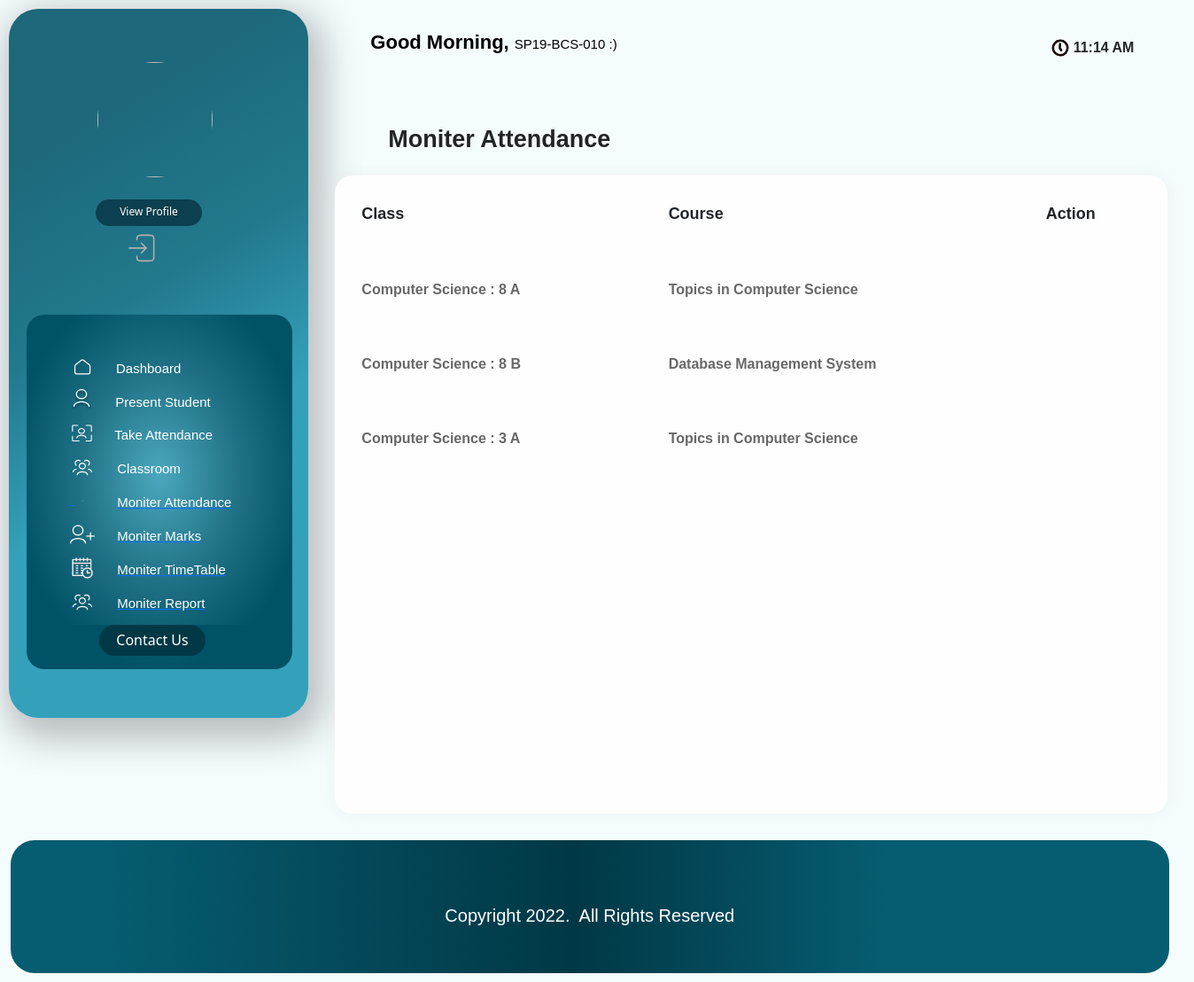
/teacher/CS03/41/Classes/ (signed in), run on the app's committed database.
### info/models.py (models this page shows, shortened)
class User(AbstractUser):
    @property
    def is_student(self):
        if hasattr(self, 'student'):
            return True
        return False

class Assign(models.Model):
    class_id = models.ForeignKey(Class, on_delete=models.CASCADE)
    course = models.ForeignKey(Course, on_delete=models.CASCADE)
    teacher = models.ForeignKey(Teacher, on_delete=models.CASCADE)
    class Meta:
        unique_together = (('course', 'class_id', 'teacher'),)

class Class(models.Model):
    id = models.CharField(primary_key='True', max_length=100)
    dept = models.ForeignKey(Dept, on_delete=models.CASCADE)
    section = models.CharField(max_length=100)
    sem = models.IntegerField()
    class Meta:
        verbose_name_plural = 'classes'
    def __str__(self):
        d = Dept.objects.get(name=self.dept)
        return '%s : %d %s' % (d.name, self.sem, self.section)

class Dept(models.Model):
    id = models.CharField(primary_key='True', max_length=100)
    name = models.CharField(max_length=200)
    def __str__(self):
        return self.name

class Course(models.Model):
    dept = models.ForeignKey(Dept, on_delete=models.CASCADE)
    id = models.CharField(primary_key='True', max_length=50)
    name = models.CharField(max_length=50)
    shortname = models.CharField(max_length=50, default='X')
    def __str__(self):
        return self.name

### info/views.py (the view)
# urls.py: path('teacher/<slug:teacher_id>/<int:choice>/Classes/', views.t_clas, name='t_clas'),
@login_required
def t_clas(request, teacher_id, choice):
    teacher1 = get_object_or_404(Teacher, id=teacher_id)
    return render(request, 'info/t_clas.html', {'teacher1': teacher1, 'choice': choice,'date': g, 'time': current_time})

### info/templates/info/t_clas.html (shortened to what this page needs)
<!DOCTYPE html>
<html lang="en">
<head>
     <link href="https://cdn.jsdelivr.net/npm/bootstrap@5.2.0-beta1/dist/css/bootstrap.min.css" rel="stylesheet">
</head>
<body style="background-color: rgba(245, 252, 253, 0.94)">
  <div    >
    <div class="maiin">
        <div class="upcnt">
            <div class="uplftcnt">
                <div class="primg">
                  <img src="/ImagesAttendance/{{ user.teacher.image }}" alt="">
                </div>
                <div class="prdet">
                    <div class="btnttl">
                      <a style="text-decoration:none ;" href="/viewprofile"><div  class="vp"> View Profile</div></a>
                    </div>
                    <div class="lgout" style="margin-left: 135px; margin-top: 0px; "><a href="{% url 'logout'%}"><img style=" width: 30px; height:50px;" src="/ImagesAttendance/info/images/lgout.svg" alt=""> </a></div>
                </div>
                <div class="navico">
                <div class="upici">
                  <a href="/index" style="color:white;text-decoration:none;">
                    <div class="icco">
                    <div class="icim"><img style="width: 26px; height:26px; "  src="/ImagesAttendance/info/images/House_02.svg"> </div>
                    <div class="icttl"> Dashboard</div>
                    </div>
                  </a>
                  <a href="/present_student" style="color:white;text-decoration:none;">
                    <div class="icco">
                    <div class="icim">&nbsp;<img style="width: 26px; height:25px; margin-left: -5px;"  src="/ImagesAttendance/info/images/prstu.svg"> </div>
                    <div class="icttl">Present Student </div>
                    </div>
                  </a>
                  <a href="/TakeAttendance" style="color:white;text-decoration:none;">
                    <div class="icco">
                    <div class="icim">&nbsp;<img style="width: 23px; height:23px; margin-left: -3px; "  src="/ImagesAttendance/info/images/tkatn.svg"> </div>
                    <div class="icttl">Take Attendance </div>
                    </div>
                  </a>
                  <a href="/class_room" style="color:white;text-decoration:none;">
                    <div class="icco">
                    <div class="icim">&nbsp;<img style="width: 28px; height:28px; margin-left: -5px;"  src="/ImagesAttendance/info/images/clsrm.svg"> </div>
                    <div class="icttl">Classroom</div>
                    </div>
                  </a>
                  <a href="{% url 't_clas' request.user.teacher.id 1 %}">
                      <div class="icco">
                          <div class="icim">&nbsp;<img style="width: 28px; height:28px; margin-left: -5px;"  src="/ImagesAttendance/info/images/editico.svg"> </div>
                          <div class="icttl">Moniter Attendance</div>
                          </div>
                    </a>
                    <a href="{% url 't_clas' request.user.teacher.id 2 %}">
                      <div class="icco">
                          <div class="icim">&nbsp;<img style="width: 28px; height:28px; margin-left: -5px;"  src="/ImagesAttendance/info/images/adstu.svg"> </div>
                          <div class="icttl">Moniter Marks</div>
                          </div>
                    </a>
                    <a href="{% url 't_timetable' request.user.teacher.id %}">
                      <div class="icco">
                      <div class="icim">&nbsp;<img style="width: 28px; height:28px; margin-left: -5px;"  src="/ImagesAttendance/info/images/ttbl.png"> </div>
                      <div class="icttl">Moniter TimeTable</div>
                      </div>
                   </a>
                   <a href="{% url 't_clas' request.user.teacher.id 3 %}">
                      <div class="icco">
                      <div class="icim">&nbsp;<img style="width: 28px; height:28px; margin-left: -5px;"  src="/ImagesAttendance/info/images/clsrm.svg"> </div>
                      <div class="icttl">Moniter Report</div>
                      </div>
                  </a>
                 </div>
                 <div style=" margin-top: -20px; background-color: transparent   " class="dwic"  >
                  <a style="text-decoration:none  ; background-color: #005266;" href="/contactus"> <div style="background-color: #013845;" class="cntus"><span>Contact Us</span> </div></a>
                </div>
               </div>
            </div>
            <div class="upritcnt">
                <div class="tagg">
                    <div class="greet">Good Morning,<span>{{request.user}} :)</span> </div>
                    <div class="timee">
                        <div class="timeeimg"> <img style="width: 20px; height:20px" src="/ImagesAttendance/info/images/tico.svg"></img> </div>
                        <div class="tym"> {{time}}</div>
                    </div>
                </div>
                <div class="Attendance">
                    <div class="titl">
                      <div>Moniter Attendance</div>
                    </div>
                    <div style="height: 90vh;" class="prescont">
                <table id="studnt" >
                    <thead >
                      <tr  >
                          <th style="font-size: 18px;" >Class</th>
                          <th style="font-size: 18px;">Course</th>
                          <th style="font-size: 18px;">Action</th>
                      </tr>
                    </thead>
                    {% for ass in teacher1.assign_set.all %}
                    <tbody>
                    <tr >
                        <td style="color: #686868;" ><b>{{ ass.class_id }}</b></td>
                        <td style="color: #686868;"><b>{{ ass.course }}</b></td>
                        <td>
                        </td>
                    </tr>
                            {% endfor %}
                  </tbody>
                </table>
              </div>
            </div>
        </div>
    </div>
    <div  class="dwncnt">
    <div class="cpr">Copyright 2022.&nbsp; All Rights Reserved</div>
    </div>
</div>
</div>
</body>
</html>

### info/templates/info/t_clas.html (style rules this page uses)
.maiin { display: flex; flex-direction: column; }
.upcnt { display: flex; }
.uplftcnt { height: 800px; width: 338.33px; margin: 10px; background: linear-gradient(328.91deg, rgba(0, 136, 168, 0.79) 38.23%, rgba(14, 108, 130, 0.912112) 59.45%, rgba(19, 97, 116, 0.958605) 83.69%); box-shadow: 7px 13px 42px 11px rgba(0, 0, 0, 0.25); border-radius: 33px; display: flex; flex-direction: column; }
.greet { font-family: 'Hammersmith One', sans-serif; font-weight: 600; font-size: 22px; line-height: 35px; text-align: center; margin-left: 60px; color: #000000; }
.greet span { font-size: 15px; margin-left: 6px; font-weight: 400; }
.tagg { display: flex; gap: 490px; margin-top: 30px; }
.timee { display: flex; gap: 5px; margin-top: 10px; margin-right: 8px; }
.tym { font-family: 'DM Sans', sans-serif; font-weight: 600; margin-top: 2px; }
.primg { border-radius: 100px; width: 130px; height: 130px; margin-top: 60px; margin-left: 100px; display: flex; justify-content: center; align-items: center; }
.primg img { border-radius: 100px; width: 130px; height: 130px; }
.navico { margin-left: 20px; margin-right: 20px; margin-top: 50px; height: 400px; width: 300px; background: radial-gradient(54.74% 54.74% at 49.91% 45.32%, #4BA8BE 0%, #207185 55.32%, #005266 100%); border-radius: 20px; }
.btnttl { height: 30px; width: 120px; border-radius: 20px; background-color: #0C3F4F; display: flex; justify-content: center; margin-top: 7px; font-size: 12px; margin-left: 98px; }
.vp { margin-top: 5px; color: #FFFFFF; }
.upici { margin-top: 45px; }
.icco { display: flex; gap: 25px; margin-top: 10px; }
.icim { margin-left: 50px; color: #FFFFFF; }
.icttl { color: #FFFFFF; font-family: 'DM Sans', sans-serif; font-size: 15px; margin-top: 5px; }
.dwic { width: 270px; height: 100px; border-radius: 20px; margin-left: 12px; }
.dwic { background: #071E23; display: flex; flex-direction: column; gap: 10px; justify-items: center; justify-content: center ; margin-top: 50px; }
.ttlh ,.cntus { margin-left: 70px; }
.cntus { color: white; background-color: #116782; width: 120px; display: flex; justify-content: center; height: 35px; border-radius: 100px; }
.cntus span { margin-top: 5px; }
.dwncnt { width: 97vw; height: 150px; background: linear-gradient(90deg, #065C71 8.33%, #013845 48.52%, #065C71 75.37%); border-radius: 27px; margin-left: 12px; margin-bottom: 10px; margin-top: 10px; display: flex; justify-content: space-around; }
.cpr { margin-top: 70px; color: #FFFFFF; font-family: 'DM Sans', sans-serif; font-size: 20px; }
.titl { font-family: 'DM Sans', sans-serif; font-size: 27px; font-weight: 700; margin-top: 70px; margin-left: 80px; margin-bottom: 10px; }
.icco { display: inline-block; display: flex; vertical-align: middle; -webkit-transform: perspective(1px) translateZ(0); transform: perspective(1px) translateZ(0); box-shadow: 0 0 1px rgba(0, 0, 0, 0); -webkit-transition-duration: 0.3s; transition-duration: 0.3s; }
.icco .icim { -webkit-transform: translateZ(0); transform: translateZ(0); -webkit-transition-duration: 0.3s; transition-duration: 0.3s; -webkit-transition-property: transform; transition-property: transform; -webkit-transition-timing-function: ease-out; transition-timing-function: ease-out; }
.titl { display: flex; }
::placeholder { color: rgb(189, 189, 189); }
.prescont { background-color: rgb(255, 254, 254); border-radius: 20px; width: 940px; height: 70vh; margin: 20px; display: flex; flex-direction: column; overflow-y: scroll; box-shadow: 0px 0px 17px 2px rgba(218, 218, 218, 0.212); }
#studnt { font-family: Arial, Helvetica, sans-serif; padding: 20px; width: 100%; }
#studnt th { padding: 30px; }
#studnt tr { padding: 30px; }
#studnt td { height: 70px; padding: 30px; }

### data on the page
User: user "SP19-BCS-010"
Assign: class_id "Computer Science : 8 A", course "Topics in Computer Science"
Assign: class_id "Computer Science : 8 B", course "Database Management System"
Assign: class_id "Computer Science : 3 A", course "Topics in Computer Science"

### other printed values
{{ time }} "11:14 AM"
